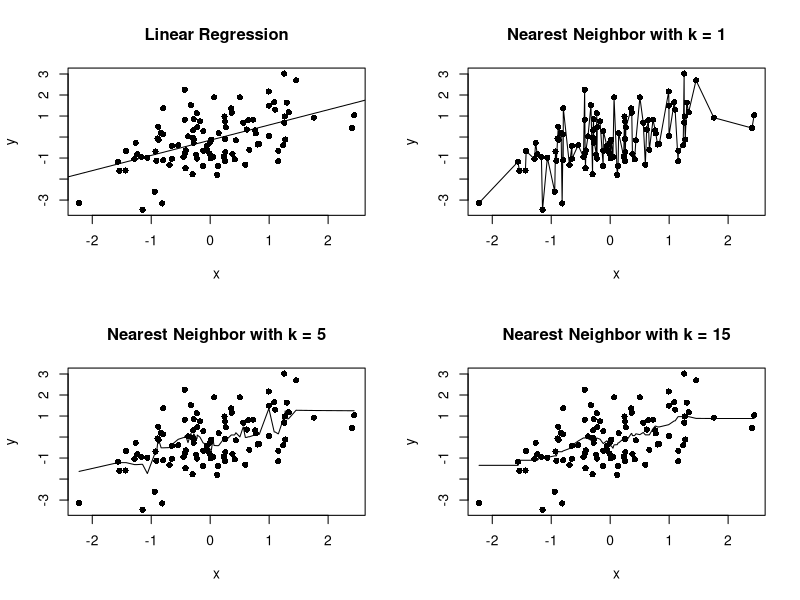
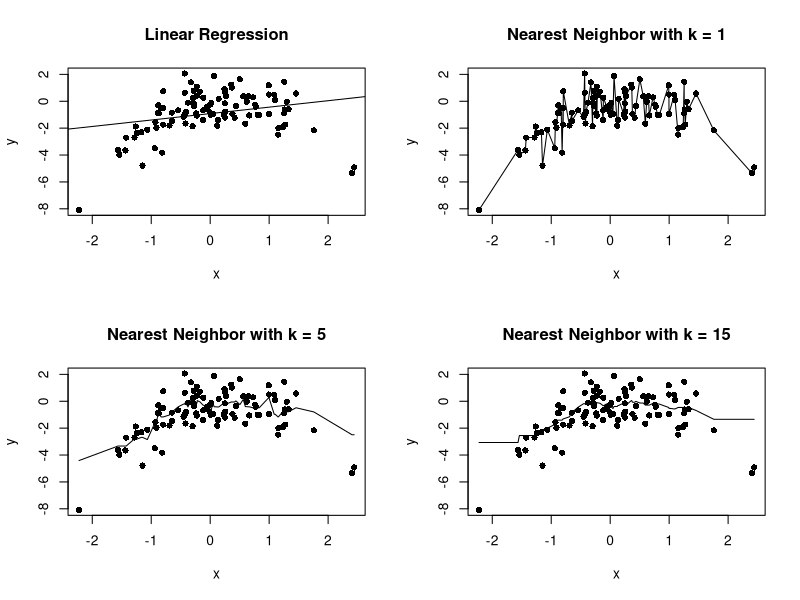

Recreate these plots in R, in order.
require(caret)


mse <- function(y_pred, y_true) {

  return (mean((y_pred - y_true)^2))
}


linear_knn_compare <- function(data_train, data_test) {
  
  par(mfrow = c(2, 2))
  
  model_lr <- lm(y ~ x, data = data_train)
  plot(data_train[["x"]], data_train[["y"]], main = "Linear Regression",
       xlab = "x", ylab = "y", pch = 16)
  abline(model_lr)
  cat(c("MSE on Training:",
        mse(data_train[["y"]], predict(model_lr, newdata = data_train)), "\n"))
  cat(c("MSE on Test:",
        mse(data_test[["y"]], predict(model_lr, newdata = data_test)), "\n"))
  
  for (k in c(1, 5, 15)) {
    model_knn <- caret::knnreg(y ~ x, data = data_train, k = k)
    plot(data_train[["x"]], data_train[["y"]],
         main = paste("Nearest Neighbor with k =", k), xlab = "x", ylab = "y",
         pch = 16)
    lines(data_train[["x"]], predict(model_knn, newdata = data_train))
    cat(c("MSE on Training:",
          mse(data_train[["y"]], predict(model_knn, newdata = data_train)),
          "\n"))
    cat(c("MSE on Test:",
          mse(data_test[["y"]], predict(model_knn, newdata = data_test)), "\n"))
  }
}


set.seed(0)
x <- rnorm(1000)
ep <- rnorm(1000)
train <- sort(x[1:100], index.return = TRUE)[["ix"]]
test <- 101:1000


# y = x + ep
y_l <- x + ep
data_l_train <- list(x = x[train], y = y_l[train])
data_l_test <- list(x = x[test], y = y_l[test])

linear_knn_compare(data_l_train, data_l_test)

# y = x(1-x) + ep
y_q <- x * (1 - x) + ep
data_q_train <- list(x = x[train], y = y_q[train])
data_q_test <- list(x = x[test], y = y_q[test])

linear_knn_compare(data_q_train, data_q_test)
